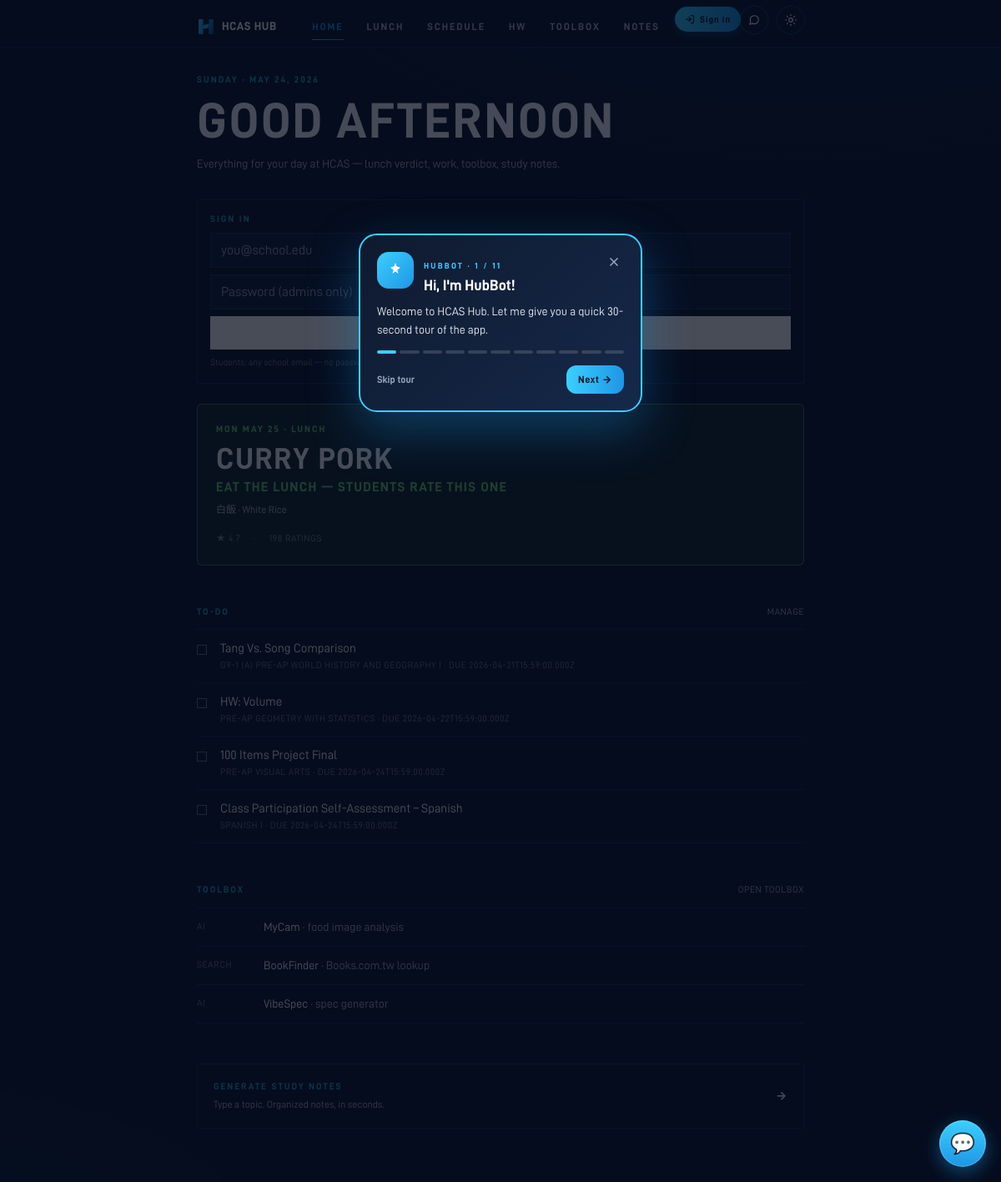
The app's page /, older data.
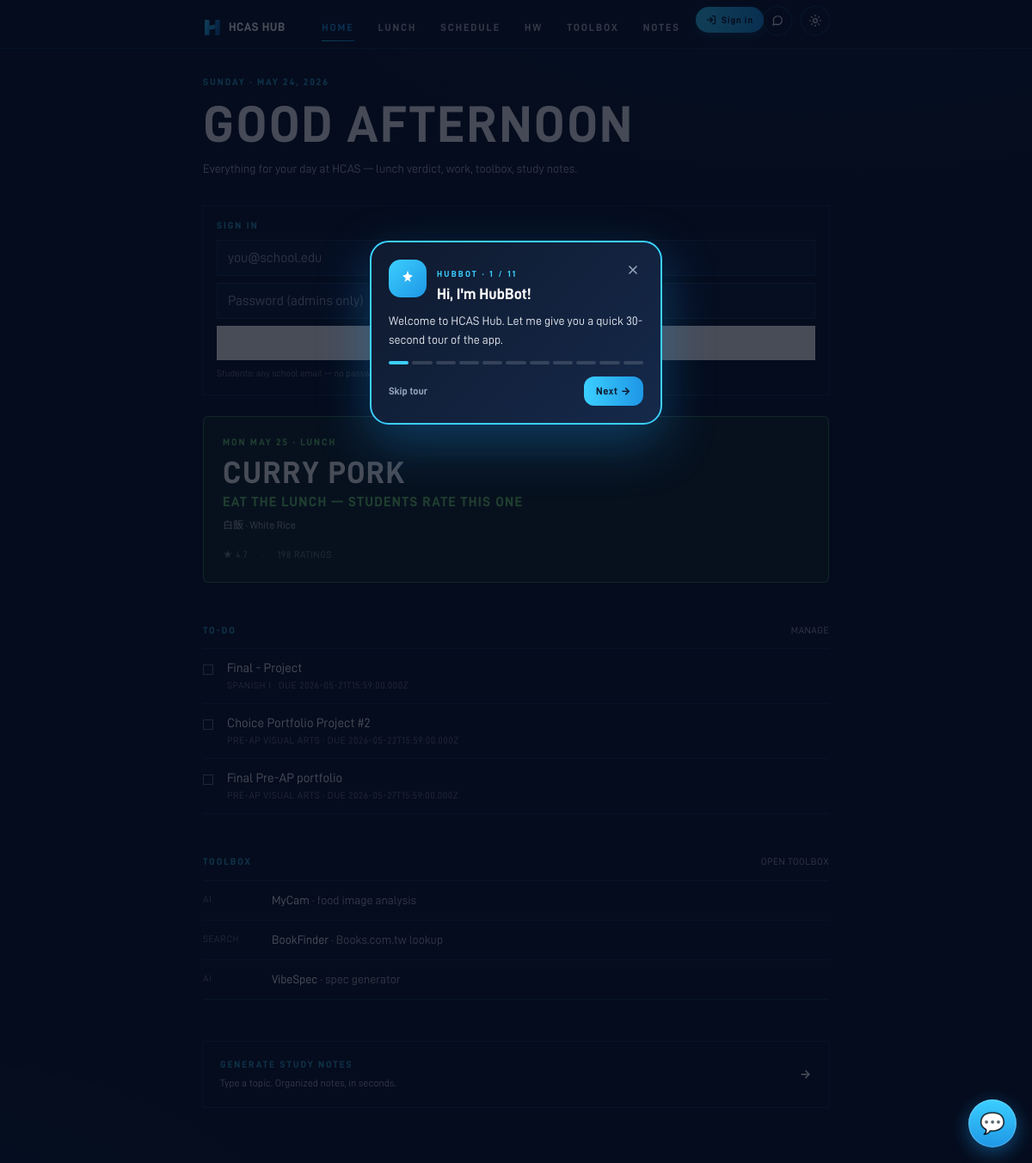
The same page, newer data.
### tables this page shows
CREATE TABLE assignments (
            id INTEGER PRIMARY KEY AUTOINCREMENT,
            title TEXT NOT NULL,
            subject TEXT,
            due_at TEXT,
            done INTEGER NOT NULL DEFAULT 0,
            priority INTEGER DEFAULT 99,
            created_at TEXT NOT NULL DEFAULT (datetime('now'))
        , source TEXT DEFAULT 'manual', external_id TEXT, updated_at TEXT, user_id TEXT);

### main.py (the view)
@app.get("/", response_class=HTMLResponse)
def today(request: Request):
    user = auth.current_user(request)
    streak_info = None
    if user:
        streak_info = streak_svc.heartbeat(user["id"], source="web")
    menus = SEED["lunch_menus"]
    day = seed.closest_menu_date(menus)
    menu = menus[day]
    avg, n, _ = _blended_rating(menu, day)
    v = verdict_for(avg, n)
    uid = user["id"] if user else None
    assignments = [a for a in db.list_assignments(uid) if not a["done"]][:4]
    todays_meetings = []
    total_unread = 0
    for team in SEED["teams"]:
        m = team.get("today_meeting")
        if m and seed.is_today(m.get("starts_at")):
            todays_meetings.append({**m, "team": team["name"], "team_url": team["url"]})
        total_unread += team.get("unread", 0)
    todays_meetings.sort(key=lambda m: m["starts_at"])
    return render(
        request,
        "today.html",
        active="today",
        day=day,
        day_label=seed.display_date(day),
        menu=menu,
        verdict=v,
        avg=avg,
        rating_count=n,
        assignments=assignments,
        meetings=todays_meetings,
        unread_total=total_unread,
        now=datetime.now(),
        streak_info=streak_info,
        announcements=db.list_active_announcements(),
    )

### templates/today.html (shortened to what this page needs)
{% extends "base.html" %}
{% block content %}
<div class="pt-2 pb-8">
  <div class="eyebrow mb-3">{{ now.strftime('%A · %B %-d, %Y') | upper }}</div>
  <h1 class="display text-[44px] sm:text-[60px]">
    Good {% if now.hour < 12 %}morning{% elif now.hour < 18 %}afternoon{% else %}evening{% endif %}
  </h1>
  <p class="mt-3 text-[14px] text-ink-soft max-w-md">Everything for your day at HCAS — lunch verdict, work, toolbox, study notes.</p>
</div>
{% if user and streak %}
  {% set newly = (streak_info.newly_unlocked if streak_info else []) %}
  <a href="/me" class="block group mb-6">
    <div class="hairline p-4 flex items-center gap-4">
      <div class="display text-[36px] leading-none">🔥</div>
      <div class="flex-1 min-w-0">
        <div class="eyebrow">{{ streak.current_count }}-DAY STREAK</div>
        <div class="text-[13px] text-ink-soft">
          {% if streak_info and streak_info.streak.delta == 'incremented' %}
            Nice — +1 today. Longest: {{ streak.longest_count }}.
          {% elif streak_info and streak_info.streak.delta == 'reset' %}
            Streak reset — let's start a new one.
          {% else %}
            Longest: {{ streak.longest_count }} · last login {{ streak.last_login_date }}
          {% endif %}
        </div>
        {% if newly %}
          <div class="mt-1 text-[11px] uppercase tracking-wider" style="color:#3BCFFF;">
            ✦ Unlocked: {% for n in newly %}{{ n.milestone }}{% if not loop.last %}, {% endif %}{% endfor %}
          </div>
        {% endif %}
      </div>
      <div class="display text-[22px] opacity-0 group-hover:opacity-100 transition">→</div>
    </div>
  </a>
{% elif not user %}
  <div class="hairline p-4 mb-6">
    <p class="eyebrow text-[11px] tracking-[0.22em] mb-2">SIGN&nbsp;IN</p>
    <form action="/auth/dev/login" method="post" class="grid grid-cols-1 sm:grid-cols-[1fr_1fr_auto] gap-2">
      <input name="email" type="email" required placeholder="you@school.edu"
             class="bg-paper-soft border border-line rounded-md px-3 py-2 text-sm" />
      <input name="password" type="password" placeholder="Password (admins only)"
             class="bg-paper-soft border border-line rounded-md px-3 py-2 text-sm" />
      <button class="px-4 py-2 rounded-md bg-white text-black font-medium text-sm hover:bg-ink-soft">Sign in</button>
    </form>
    <p class="text-[11px] text-ink-mute mt-2">Students: any school email — no password. Admins: use your admin password.</p>
  </div>
{% endif %}
{% set tone = {
  'EAT_LUNCH':  {'bg': 'rgba(110,204,113,0.10)', 'fg': '#6ECC71', 'rule': 'rgba(110,204,113,0.45)'},
  'YOUR_CALL':  {'bg': 'rgba(255,128,32,0.10)',  'fg': '#FF8020', 'rule': 'rgba(255,128,32,0.45)'},
  'ORDER_UBER': {'bg': 'rgba(255,64,64,0.10)',   'fg': '#FF4040', 'rule': 'rgba(255,64,64,0.45)'},
}[verdict.label] %}
<a href="/lunch?day={{ day }}" class="block group">
  <div class="callout" style="background: {{ tone.bg }}; border-color: {{ tone.rule }};">
    <div class="eyebrow" style="color: {{ tone.fg }};">{{ day_label }} · Lunch</div>
    <div class="display text-[28px] sm:text-[36px] text-white">{{ menu.headline }}</div>
    <div class="display text-[14px] sm:text-[16px]" style="color: {{ tone.fg }}; letter-spacing: 0.08em;">{{ verdict.headline | upper }}</div>
    {% if menu.main_dish %}<div class="text-[12px] text-ink-soft">{{ menu.main_dish }}</div>{% endif %}
    <div class="mt-2 flex items-center gap-4 text-[11px] text-ink-mute uppercase tracking-wider">
      <span>★ {{ '%.1f' % avg if avg else '—' }}</span>
      <span>·</span>
      <span>{{ rating_count }} ratings</span>
    </div>
  </div>
</a>
<section class="mt-12">
  <div class="flex items-end justify-between mb-3">
    <h2 class="eyebrow">To-do</h2>
    <a href="/assignments" class="text-[11px] uppercase tracking-wider text-ink-soft hover:text-white">Manage</a>
  </div>
  {% if assignments %}
    <ul class="border-t border-line">
    {% for a in assignments %}
      <li class="border-b border-line py-3 flex items-start gap-4">
        <span class="mt-1.5 w-3 h-3 border border-white/40 shrink-0"></span>
        <div class="min-w-0 flex-1">
          <div class="text-[15px] text-white truncate">{{ a.title }}</div>
          <div class="text-[11px] text-ink-mute uppercase tracking-wider">
            {% if a.subject %}{{ a.subject }}{% endif %}{% if a.due_at %} · due {{ a.due_at }}{% endif %}
          </div>
        </div>
      </li>
    {% endfor %}
    </ul>
  {% else %}
    <p class="text-[13px] text-ink-mute">All caught up. <a class="text-white underline" href="/assignments">Add one</a></p>
  {% endif %}
</section>
<section class="mt-12">
  <div class="flex items-end justify-between mb-3">
    <h2 class="eyebrow">Toolbox</h2>
    <a href="/toolbox" class="text-[11px] uppercase tracking-wider text-ink-soft hover:text-white">Open toolbox</a>
  </div>
  <ul class="border-t border-line">
    <li class="border-b border-line py-3 flex items-center gap-4 text-[14px]">
      <span class="text-[11px] uppercase tracking-wider text-ink-mute w-16 shrink-0">AI</span>
      <div class="flex-1 truncate"><span class="text-white">MyCam</span><span class="text-ink-soft"> · food image analysis</span></div>
    </li>
    <li class="border-b border-line py-3 flex items-center gap-4 text-[14px]">
      <span class="text-[11px] uppercase tracking-wider text-ink-mute w-16 shrink-0">Search</span>
      <div class="flex-1 truncate"><span class="text-white">BookFinder</span><span class="text-ink-soft"> · Books.com.tw lookup</span></div>
    </li>
    <li class="border-b border-line py-3 flex items-center gap-4 text-[14px]">
      <span class="text-[11px] uppercase tracking-wider text-ink-mute w-16 shrink-0">AI</span>
      <div class="flex-1 truncate"><span class="text-white">VibeSpec</span><span class="text-ink-soft"> · spec generator</span></div>
    </li>
  </ul>
</section>
<a href="/notes" class="mt-12 block group">
  <div class="hairline p-5 hover:bg-paper-soft transition flex items-center gap-4">
    <div class="flex-1">
      <div class="eyebrow text-white">Generate Study Notes</div>
      <div class="text-[12px] text-ink-soft mt-1">Type a topic. Organized notes, in seconds.</div>
    </div>
    <div class="display text-[14px] tracking-wider text-white group-hover:translate-x-1 transition">→</div>
  </div>
</a>
{% endblock %}

### templates/base.html (shortened to what this page needs)
<!doctype html>
<html lang="en">
<head>
  <link rel="stylesheet" href="/static/fonts/inter/inter.css" />
  <link rel="stylesheet" href="/static/fonts/d-din/d-din.css" />
  <link rel="stylesheet" href="/static/css/tailwind.css" />
</head>
<body class="min-h-screen flex flex-col">
  <header class="app-header fixed top-0 inset-x-0 z-50 backdrop-blur safe-top">
    <div class="max-w-screen-md mx-auto px-5 pt-2 sm:pt-0 sm:h-12 flex flex-col sm:flex-row items-center sm:items-stretch">
      <a href="/" data-tour="logo" class="flex items-center gap-2 shrink-0 sm:mr-6 sm:self-center">
        <span class="display text-[14px] tracking-[0.22em] text-white">HCAS&nbsp;HUB</span>
      </a>
      <nav data-tour="nav" class="mx-auto sm:mx-0 sm:ml-auto sm:mr-auto flex items-center justify-center gap-3 sm:gap-7 py-1.5 sm:py-0">
        {% set items = [
          ('today',       '/',            'Home'),
          ('lunch',       '/lunch',       'Lunch'),
          ('schedule',    '/schedule',    'Schedule'),
          ('assignments', '/assignments', 'HW'),
          ('toolbox',     '/toolbox',     'Toolbox'),
          ('notes',       '/notes',       'Notes'),
        ] %}
        {% for key, href, label in items %}
          <a href="{{ href }}" data-tour="nav-{{ key }}" class="nav-link {{ 'active' if active == key else '' }}">{{ label }}</a>
        {% endfor %}
      </nav>
      {% if user %}
        {% if user.role == 'admin' %}
          <a href="/admin" class="hidden sm:inline-flex items-center ml-3 px-2.5 py-1 rounded-full border text-[12px] hover:bg-paper-soft"
             style="border-color: #FF8020; color: #FF8020;">ADMIN</a>
        {% endif %}
        <a href="/me" class="hidden sm:inline-flex items-center gap-1.5 ml-3 px-2.5 py-1 rounded-full border border-line bg-paper-soft text-[12px] hover:bg-paper-tint"
           title="{{ user.display_name }}">
          <span class="display tracking-wide">{{ (user.display_name or user.email or 'U')[:1]|upper }}</span>
          {% if streak and streak.current_count %}
            <span class="text-ink-soft">🔥 {{ streak.current_count }}</span>
          {% endif %}
        </a>
        <form action="/auth/logout" method="post" class="inline-flex ml-2">
          <button class="inline-flex items-center px-3 py-1.5 rounded-full border border-line text-[12px] hover:bg-paper-soft">Sign out</button>
        </form>
      {% else %}
        <a href="/login" class="signin-pill ml-3">
          <svg width="12" height="12" viewBox="0 0 24 24" fill="none" stroke="currentColor" stroke-width="2.5" stroke-linecap="round" stroke-linejoin="round" aria-hidden="true">
            <path d="M15 3h4a2 2 0 0 1 2 2v14a2 2 0 0 1-2 2h-4"/><polyline points="10 17 15 12 10 7"/><line x1="15" y1="12" x2="3" y2="12"/>
          </svg>
          <span>Sign in</span>
        </a>
      {% endif %}
      <button id="guide-btn" data-tour="guide" class="guide-btn sm:ml-4 mb-1 sm:mb-0" aria-label="Replay guided tour" title="Replay tour">
      </button>
      <button id="theme-toggle" data-tour="theme" class="theme-btn sm:ml-3 mb-1 sm:mb-0" aria-label="Toggle theme" aria-pressed="false">
      </button>
    </div>
  </header>
  <main class="flex-1 pt-24 sm:pt-20 pb-16 px-5 max-w-screen-md mx-auto w-full">
    {% block content %}{% endblock %}
  </main>
  <div id="tour-root" class="tour-root" role="dialog" aria-modal="true" aria-label="Guided tour">
    <div id="tour-dialog" class="tour-dialog">
      <div class="tour-head">
        <div class="tour-avatar">
          <svg width="22" height="22" viewBox="0 0 24 24" fill="#fff"><path d="M12 2l1.6 4.8L18.4 8.4 14.4 11.6 16 16.4 12 13.6 8 16.4l1.6-4.8L5.6 8.4l4.8-1.6L12 2z"/></svg>
        </div>
        <div style="flex:1; min-width:0">
          <p class="tour-eyebrow"><span id="tour-progress-label">HUBBOT · 1 / 1</span></p>
          <h3 id="tour-title">Hi!</h3>
        </div>
        <button type="button" class="tour-close" id="tour-close" aria-label="Skip tour">
          <svg width="16" height="16" viewBox="0 0 24 24" fill="none" stroke="currentColor" stroke-width="2.5" stroke-linecap="round" stroke-linejoin="round"><line x1="18" y1="6" x2="6" y2="18"/><line x1="6" y1="6" x2="18" y2="18"/></svg>
        </button>
      </div>
      <p id="tour-body"></p>
      <div class="tour-progress" id="tour-progress"></div>
      <div class="tour-actions">
        <button type="button" class="tour-skip" id="tour-skip">Skip tour</button>
        <div class="tour-nav">
          <button type="button" class="tour-btn tour-btn-next" id="tour-next">Next →</button>
        </div>
      </div>
    </div>
  </div>
  <button id="hh-fab" class="hh-fab" aria-label="Open Hub Helper">💬</button>
</body>
</html>

Row changes from the older to the newer data that the page shows:
removed assignments: title "Tang Vs. Song Comparison", subject "G9-1 (A) PRE-AP WORLD HISTORY AND GEOGRAPHY I", due_at "2026-04-21T15:59:00.000Z"
removed assignments: title "HW: Volume", subject "PRE-AP GEOMETRY WITH STATISTICS", due_at "2026-04-22T15:59:00.000Z"
removed assignments: title "100 Items Project Final", subject "PRE-AP VISUAL ARTS", due_at "2026-04-24T15:59:00.000Z"
removed assignments: title "Class Participation Self-Assessment – Spanish", subject "SPANISH I", due_at "2026-04-24T15:59:00.000Z"
added assignments: title "Final - Project", subject "SPANISH I", due_at "2026-05-21T15:59:00.000Z"
added assignments: title "Choice Portfolio Project #2", subject "PRE-AP VISUAL ARTS", due_at "2026-05-22T15:59:00.000Z"
added assignments: title "Final Pre-AP portfolio", subject "PRE-AP VISUAL ARTS", due_at "2026-05-27T15:59:00.000Z"
